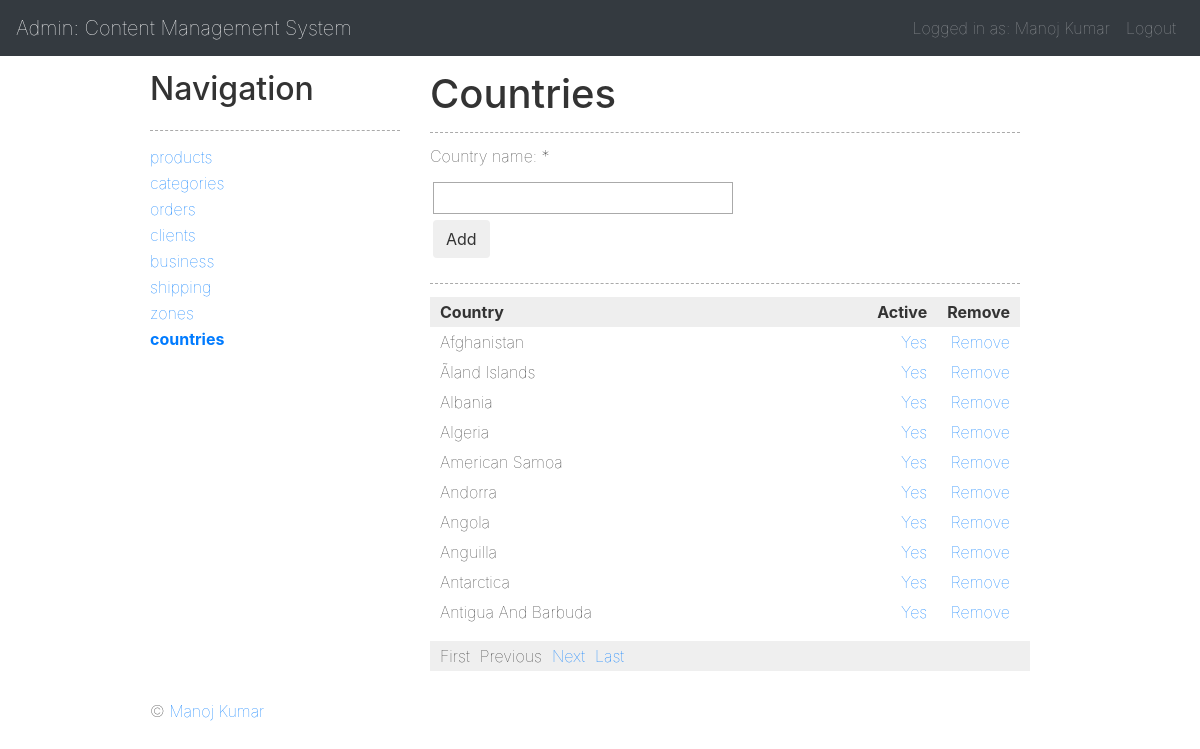
Page /panel/country (signed in) on the committed database.
### tables this page shows
CREATE TABLE `countries` (
  `id` int(11) NOT NULL,
  `name` varchar(255) NOT NULL,
  `code` varchar(3) DEFAULT NULL,
  `include` tinyint(1) NOT NULL DEFAULT '1'
);

### app/Plugin.php (called while the page is built, shortened)
<?php
class Plugin
{
    public static function get($file = null, $data = null)
    {
        $path = PLUGIN_PATH . DS . $file . '.php';
        if (!empty($file) && is_file($path)) {
            @include($path);
            return ob_get_clean();
        }
        return null;
    }
}

### index.php (called while the page is built, shortened)
<?php
$core = new Core();
$core->run();

### app/Url.php (called while the page is built, shortened)
<?php
class Url
{
    public $key_modules = array('panel');
    public $module = 'front';
    public $main = 'index';
    private function _process()
    {
        $uri = $_SERVER['REQUEST_URI'];
        if (!empty($uri)) {
            $uriQ = explode('?', $uri);
            $uri = $uriQ[0];
            $uri = Helper::clearString($uri, PAGE_EXT);
            $firstChar = substr($uri, 0, 1);
            if ($firstChar == '/') {
                $uri = substr($uri, 1);
            }
            if (!empty($uri)) {
                $uri = explode('/', $uri);
                $first = array_shift($uri);
                if (in_array($first, $this->key_modules)) {
                    $this->module = $first;
                    $first = empty($uri) ? $this->main : array_shift($uri);
                }
                $this->main = $first;
            }
        }
    }
    public function getCurrent($exclude = null, $extension = false, $add = null)
    {
        $out = array();
        if ($this->module !== 'front') {
            $out[] = $this->module;
        }
        $out[] = $this->main;
        if (!empty($add)) {
            $add = Helper::makeArray($add);
            foreach ($add as $item) {
                $out[] = $item;
            }
        }
        $url = '/' . implode('/', $out);
        $url .= $extension ? PAGE_EXT : null;
        return $url;
    }
}

### app/Database/Database.php (called while the page is built, shortened)
<?php
abstract class Database
{
    protected $_schema;
    protected $_hostname;
    protected $_port;
    protected $_database;
    protected $_username;
    protected $_password;
    private $_fetchMode = PDO::FETCH_ASSOC;
    private $_driverOptions = array();
    private $_connectionString = null;
    private $_pdoObject = null;
    public function setDriverOption($key = null, $value = null)
    {
        $this->_driverOptions[$key] = $value;
    }
    private function _setConnection()
    {
        switch ($this->_schema) {
            case 'mysql':
                $this->_connectionString = "mysql:dbname={$this->_database};host={$this->_hostname};port={$this->_port}";
                break;
        }
    }
    private function _connect()
    {
        try {
            $this->_pdoObject = new PDO(
                $this->_connectionString,
                $this->_username,
                $this->_password,
                $this->_driverOptions
            );
        } catch (PDOException $e) {
            echo $this->_exceptionOutput($e, 'There was a problem with the Database connection');
        }
    }
    private function _query($sql = null, $params = null)
    {
        if (!empty($sql)) {
            $statement = $this->_pdoObject->prepare($sql, $this->_driverOptions);
            $paramsConverted = array();
            if (get_magic_quotes_gpc() === true) {
                if (is_array($params)) {
                    foreach ($params as $key => $value) {
                        $paramsConverted[$key] = stripcslashes($value);
                    }
                } else {
                    $paramsConverted[] = stripcslashes($params);
                }
            } else {
                $paramsConverted = is_array($params) ? $params : array($params);
            }
            if (!$statement->execute($paramsConverted) || $statement->errorCode() != '00000') {
                $errorInfo = $statement->errorInfo();
                throw new PDOException("Database error [{$errorInfo[0]}]: {$errorInfo[2]}, driver error code is {$errorInfo[1]}<br />SQL: {$sql}");
            }
            return $statement;
        }
    }
    public function fetchAll($sql = null, $params = null)
    {
        if (!empty($sql)) {
            try {
                $statement = $this->_query($sql, $params);
                return $statement->fetchAll($this->_fetchMode);
            } catch (PDOException $e) {
                echo $this->_exceptionOutput($e, 'Something went wrong trying to fetch records');
            }
        }
        return false;
    }
}

### app/Country.php (called while the page is built, shortened)
<?php
class Country extends Application
{
    protected $_table = 'countries';
    public function getAll()
    {
        $sql = "SELECT *
				FROM `{$this->_table}`
				ORDER BY `name` ASC";
        return $this->_Db->fetchAll($sql);
    }
}

### app/Application.php (called while the page is built, shortened)
<?php
abstract class Application
{
    public function __construct()
    {
        $this->_Db = new MySQL();
    }
}

### app/Helper.php (called while the page is built, shortened)
<?php
class Helper
{
    public static function encodeHTML($string, $case = 2)
    {
        switch ($case) {
            case 2:
                $pattern = '<([a-zA-Z0-9\.\, "\'_\/\-\+~=;:\(\)?&#%![\]@]+)>';
                $textMatches = preg_split('/' . $pattern . '/', $string);
                $textSanitised = array();
                foreach ($textMatches as $key => $value) {
                    $textSanitised[$key] = htmlentities(html_entity_decode($value, ENT_QUOTES, 'UTF-8'), ENT_QUOTES, 'UTF-8');
                }
                foreach ($textMatches as $key => $value) {
                    $string = str_replace($value, $textSanitised[$key], $string);
                }
                return $string;
                break;
        }
    }
    public static function makeArray($array = null)
    {
        return is_array($array) ? $array : array($array);
    }
}

### plugin/admin/country.php (the view, shortened to what this page needs)
<?php
if (!empty($data['rows'])) {
	unset($data['objUrl']->params['action']);
	unset($data['objUrl']->params['id']);
	$objPaging = new Paging($data['objUrl'], $data['rows'], 10);
	$countries = $objPaging->getRecords();
?>
<table cellpadding="0" cellspacing="0" border="0" class="tbl_repeat">
	<tr>
		<th>Country</th>
		<th class="col_1 ta_r">Active</th>
		<th class="col_1 ta_r">Remove</th>
	</tr>
	<tbody>
		<?php foreach($countries as $item) { ?>
			<tr id="row-<?php echo $item['id']; ?>">
				<td>
					<span class="clickHideShow" data-show="#name-<?php echo $item['id']; ?>">
						<?php echo Helper::encodeHtml($item['name']); ?>
					</span>
				</td>
				<td class="ta_r">
					<a
						href="#"
						data-url="<?php echo $data['objUrl']->getCurrent(array('action', 'id'), false, array('action', 'active', 'id', $item['id'])); ?>"
						class="clickReplace"
					><?php echo $item['include'] == 1 ? 'Yes' : 'No'; ?></a>
				</td>
				<td class="ta_r">
					<a
						href="#"
						data-url="<?php echo $data['objUrl']->getCurrent(array('action', 'id'), false, array('action', 'remove', 'id', $item['id'])); ?>"
						class="clickAddRowConfirm"
						data-span="3"
					>Remove</a>
				</td>
			</tr>
		<?php } ?>
	</tbody>
</table>
<?php echo $objPaging->getPaging(); ?>
<?php } else { ?>
	<p>There are currently no records available.</p>
<?php } ?>

### css/core.css (style rules this page uses)
* { border: none; outline: none; font-weight: 100; color: #333; margin: 0; padding: 0 }
body { background: #111; text-align: center; font-family: Arial, Verdana, Sans-serif; font-size: 12px; line-height: 21px }
#header, #outer, #footer, .cl, .dev, #basket_left, .tbl_repeat { width: 100%; clear: both }
th, td { text-align: left; vertical-align: top }
.tbl_repeat th, .tbl_repeat td { padding: 3px 10px }
.tbl_repeat th { background: #eee; font-weight: 700 }
.ta_r, th.ta_r, .td.ta_r { text-align: right }
.paging li { float: left; margin-right: 10px }
.catalogue_wrapper img, .tbl_repeat, .tbl_insert { margin-bottom: 14px }
.col_1 { width: 1%; white-space: nowrap; }

### rows in the picture
countries: name "Afghanistan", include "Yes"
countries: name "Ãland Islands", include "Yes"
countries: name "Albania", include "Yes"
countries: name "Algeria", include "Yes"
countries: name "American Samoa", include "Yes"
countries: name "Andorra", include "Yes"
countries: name "Angola", include "Yes"
countries: name "Anguilla", include "Yes"
countries: name "Antarctica", include "Yes"
countries: name "Antigua And Barbuda", include "Yes"
